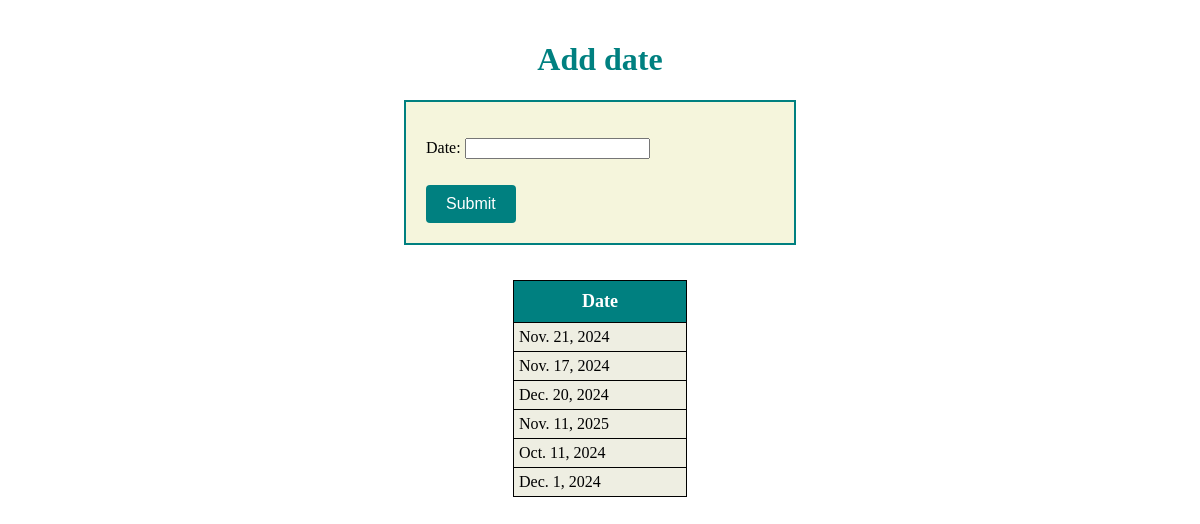
The app's page /date with its own data.
### list/models.py (models this page shows)
class date(models.Model):
    Date= models.DateField(primary_key=True)

### list/views.py (the view)
# urls.py: path('date', views.dates, name='date'),
def dates(request):
    success = False
    if request.method == 'POST':
        form= dateform(request.POST)
        if form.is_valid():
            form.save()
            success = True
            form= dateform()
            data=date.objects.all()
    else:
        form= dateform()
        data=date.objects.all()
    return render (request, 'list/date.html', {'form': form, 'data': data, 'success': success})

### list/forms.py
class dateform(forms.ModelForm):
    class Meta:
        model=date
        fields= ['Date']

### list/templates/list/date.html (shortened to what this page needs)
<!DOCTYPE html>
<html lang="en">
<head>
</head>
<body>
    <h1>Add date</h1>
    <form action="{% url 'date' %}" method="post">
        {{ form.as_p }}
        <input type="submit" value="Submit">
    </form>
    <table>
        <thead>
            <tr>
                <th>Date</th>
            </tr>
        </thead>
        <tbody>
            {% for date in data %}
            <tr>
                <td>{{ date.Date }}</td>
            </tr>
            {% endfor %}
        </tbody>
    </table>
</body>
</html>

### list/templates/list/date.html (style rules this page uses)
body { font-family: Georgia, 'Times New Roman', Times, serif; padding: 20px; margin: 0; background-image: url(https://img.freepik.com/free-photo/blue-toned-collection-paper-sheets-with-copy-space_23-2148320445.jpg?t=st=1731084087~exp=1731087687~hmac=9170be4f4d4c2212525ffbc3a1d0ee884d7d28d691e22b9042bc72a394319d66&w=826); background-size: cover; background-repeat: no-repeat; }
h1 { text-align: center; color: teal; }
form { background-color: beige; width: 30%; padding: 20px; margin: 0 auto; border: 2px solid teal; }
table { width: 15%; margin: 0 auto; background-color: rgb(238, 238, 226); border-collapse: collapse; margin-top: 35px; }
thead { text-align: center; color: teal; }
th { text-align: center; font-size: large; background-color: teal; color: white; padding: 10px; border: 1px solid black; }
td { text-align: left; padding: 5px; border: 1px solid black; }
input[type="submit"] { background-color: teal; color: white; border: none; padding: 10px 20px; font-size: 16px; margin-top: 10px; border-radius: 4px; cursor: pointer; }

### records on screen
date: Date "Nov. 21, 2024"
date: Date "Nov. 17, 2024"
date: Date "Dec. 20, 2024"
date: Date "Nov. 11, 2025"
date: Date "Oct. 11, 2024"
date: Date "Dec. 1, 2024"
